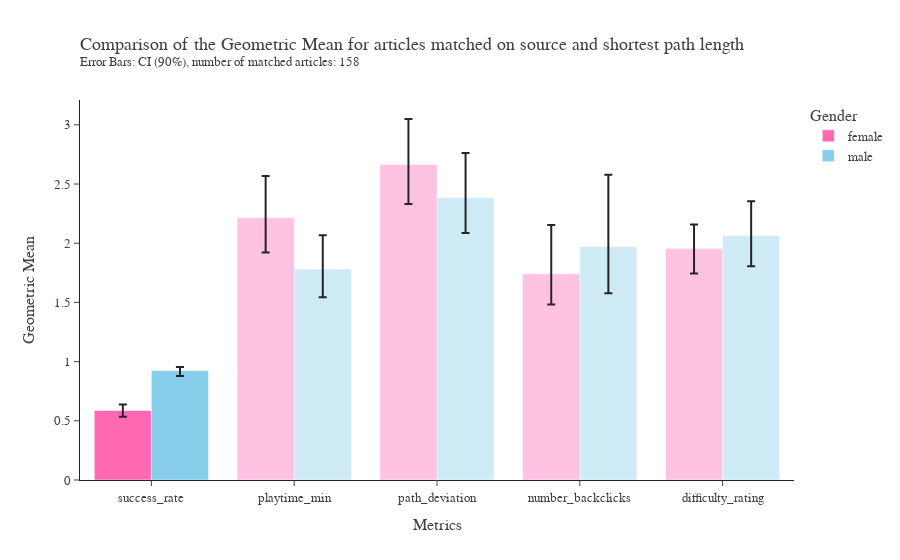

The notebook cell this image was saved under:
### Code cell
summary_figure(shpath_match_summary, 158, "source and shortest path length", "shpath_match", opacity = [1,0.4,0.4,0.4,0.4])

### Figure 1 — Plotly figure (JSON) as saved in the notebook; plotly's stock layout.template omitted (floating-point values rounded to 4 significant figures)
{"data": [{"error_y": {"array": [0.05049, 0.352, 0.3846, 0.4112, 0.2034], "arrayminus": [0.05401, 0.2936, 0.3333, 0.2596, 0.2111], "type": "data"}, "marker": {"color": ["hotpink", "hotpink", "hotpink", "hotpink", "hotpink"], "opacity": [1, 0.4, 0.4, 0.4, 0.4]}, "name": "female", "type": "bar", "x": ["success_rate", "playtime_min", "path_deviation", "number_backclicks", "difficulty_rating"], "y": [0.5877, 2.215, 2.665, 1.743, 1.954]}, {"error_y": {"array": [0.03037, 0.2855, 0.3749, 0.6064, 0.288], "arrayminus": [0.04596, 0.2376, 0.301, 0.3958, 0.261], "type": "data"}, "marker": {"color": ["skyblue", "skyblue", "skyblue", "skyblue", "skyblue"], "opacity": [1, 0.4, 0.4, 0.4, 0.4]}, "name": "male", "type": "bar", "x": ["success_rate", "playtime_min", "path_deviation", "number_backclicks", "difficulty_rating"], "y": [0.9249, 1.782, 2.387, 1.973, 2.065]}], "layout": {"autosize": true, "barmode": "group", "font": {"color": "#404040", "family": "Times New Roman, serif", "size": 13}, "legend": {"title": {"text": "Gender"}}, "title": {"text": "Comparison of the Geometric Mean for articles matched on source and shortest path length<br><sup>Error Bars: CI (90%), number of matched articles: 158</sup>", "x": 0, "xref": "paper"}, "xaxis": {"autorange": true, "range": [-0.5, 4.5], "title": {"text": "Metrics"}, "type": "category"}, "yaxis": {"autorange": true, "range": [0, 3.21], "title": {"text": "Geometric Mean"}, "type": "linear"}}}
